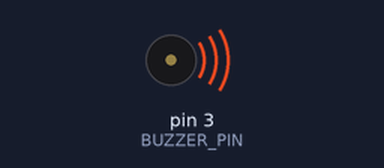
Simulated run of this sketch. Board: Arduino Uno, built with avr-gcc and run on an emulated ATmega328P. Parts: buzzer (waves = sounding).

Above: at 0.2 s.
At 4.76 s:
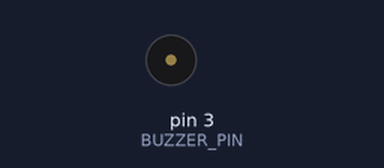
Timing chart, 0 to 6.6 s (numbered marks = the images above):
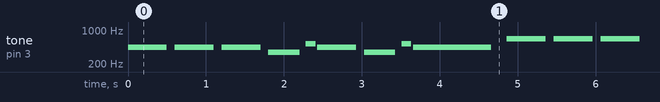

Measured:
- by itself, tone on pin 3 (BUZZER_PIN): plays 440 Hz for 0.50 s, 440 Hz for 0.50 s, 440 Hz for 0.50 s, 349 Hz for 0.40 s, 523 Hz for 0.13 s, 440 Hz for 0.50 s … (231 notes in this stretch)

The sketch:

buzzer_melody.ino
```cpp
// inside pitches.h value
#define NOTE_B0  31
#define NOTE_C1  33
#define NOTE_CS1 35
#define NOTE_D1  37
#define NOTE_DS1 39
#define NOTE_E1  41
#define NOTE_F1  44
#define NOTE_FS1 46
#define NOTE_G1  49
#define NOTE_GS1 52
#define NOTE_A1  55
#define NOTE_AS1 58
#define NOTE_B1  62
#define NOTE_C2  65
#define NOTE_CS2 69
#define NOTE_D2  73
#define NOTE_DS2 78
#define NOTE_E2  82
#define NOTE_F2  87
#define NOTE_FS2 93
#define NOTE_G2  98
#define NOTE_GS2 104
#define NOTE_A2  110
#define NOTE_AS2 117
#define NOTE_B2  123
#define NOTE_C3  131
#define NOTE_CS3 139
#define NOTE_D3  147
#define NOTE_DS3 156
#define NOTE_E3  165
#define NOTE_F3  175
#define NOTE_FS3 185
#define NOTE_G3  196
#define NOTE_GS3 208
#define NOTE_A3  220
#define NOTE_AS3 233
#define NOTE_B3  247
#define NOTE_C4  262
#define NOTE_CS4 277
#define NOTE_D4  294
#define NOTE_DS4 311
#define NOTE_E4  330
#define NOTE_F4  349
#define NOTE_FS4 370
#define NOTE_G4  392
#define NOTE_GS4 415
#define NOTE_A4  440
#define NOTE_AS4 466
#define NOTE_B4  494
#define NOTE_C5  523
#define NOTE_CS5 554
#define NOTE_D5  587
#define NOTE_DS5 622
#define NOTE_E5  659
#define NOTE_F5  698
#define NOTE_FS5 740
#define NOTE_G5  784
#define NOTE_GS5 831
#define NOTE_A5  880
#define NOTE_AS5 932
#define NOTE_B5  988
#define NOTE_C6  1047
#define NOTE_CS6 1109
#define NOTE_D6  1175
#define NOTE_DS6 1245
#define NOTE_E6  1319
#define NOTE_F6  1397
#define NOTE_FS6 1480
#define NOTE_G6  1568
#define NOTE_GS6 1661
#define NOTE_A6  1760
#define NOTE_AS6 1865
#define NOTE_B6  1976
#define NOTE_C7  2093
#define NOTE_CS7 2217
#define NOTE_D7  2349
#define NOTE_DS7 2489
#define NOTE_E7  2637
#define NOTE_F7  2794
#define NOTE_FS7 2960
#define NOTE_G7  3136
#define NOTE_GS7 3322
#define NOTE_A7  3520
#define NOTE_AS7 3729
#define NOTE_B7  3951
#define NOTE_C8  4186
#define NOTE_CS8 4435
#define NOTE_D8  4699
#define NOTE_DS8 4978


#define BUZZER_PIN 3

// Array with the notes in the melody (see pitches.h for reference)
int melody[] = {NOTE_A4, NOTE_A4, NOTE_A4, NOTE_F4, NOTE_C5, NOTE_A4, NOTE_F4, NOTE_C5, NOTE_A4, NOTE_E5, NOTE_E5, NOTE_E5, NOTE_F5, NOTE_C5, NOTE_A4, NOTE_F4, NOTE_C5, NOTE_A4};

// Array with the note durations: a quarter note has a duration of 4, half note 2 etc.
int durations[] = {4, 4, 4, 5, 16, 4, 5, 16, 2, 4, 4, 4, 5, 16, 4, 5, 16, 2};

int tempo = 120; // tempo for the melody expressed in beats per minute (BPM)


void setup() {
  // put your setup code here, to run once:
  pinMode(BUZZER_PIN, OUTPUT);

//  Serial.begin(9600);
}

void loop() {
  // put your main code here, to run repeatedly:
   playTune(melody, durations, tempo);
   delay(500);

}
void playTune(int notes[], int durations[], int BPM)
{
  int tuneSize = sizeof(melody) / sizeof(int);

  // iterate over the notes of the tune:
  for (int thisNote = 0; thisNote < tuneSize; thisNote++) {

    // For details on calculating the note duration using the tempo and the note type,
    // see http://bradthemad.org/guitar/tempo_explanation.php.
    // A quarter note at 60 BPM lasts exactly one second and at 120 BPM - half a second.

    int noteDuration = (int)((1000 * (60 * 4 / BPM)) / durations[thisNote] + 0.);
    tone(BUZZER_PIN, notes[thisNote], noteDuration);

    // to distinguish the notes, set a minimum time between them.
    // the note's duration + 20% seems to work well:
    int pauseBetweenNotes = noteDuration * 1.20;
    delay(pauseBetweenNotes);
    // stop the tone playing:
    noTone(BUZZER_PIN);
  }
}
```
